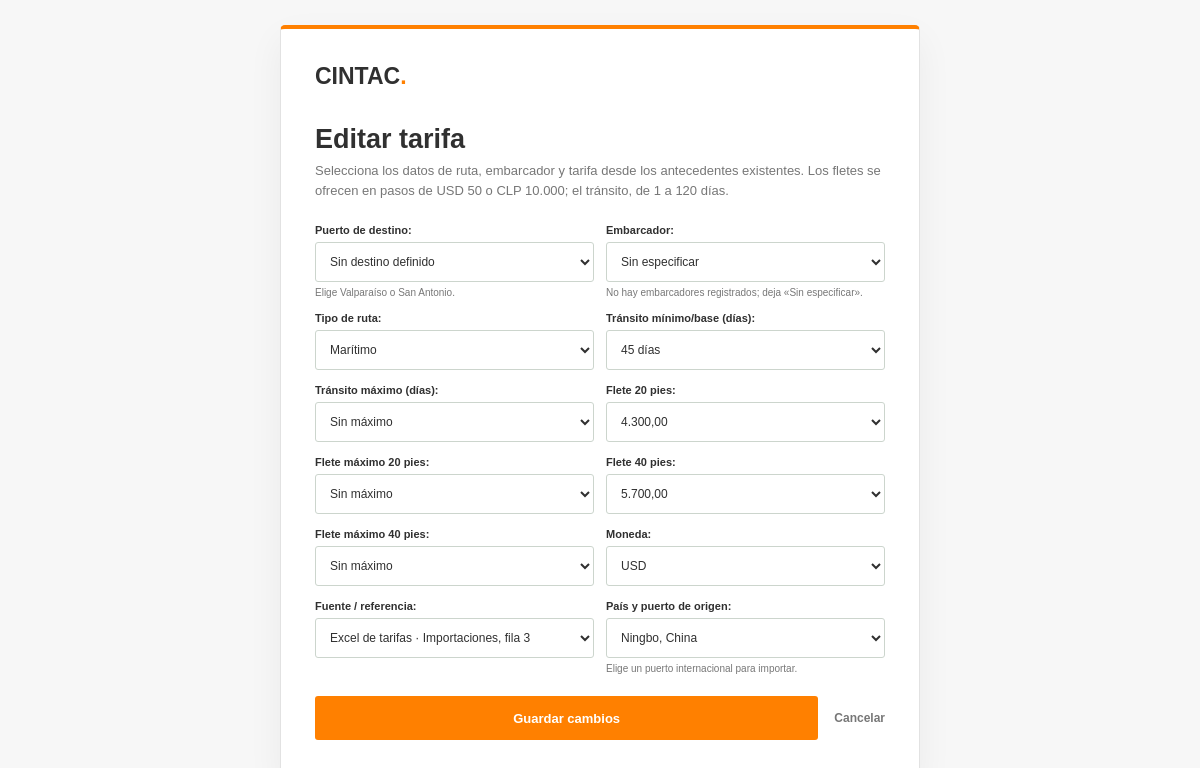
The page /tarifas/2/editar/ (signed in) on the database its author committed.
### cotizador/models.py (models this page shows, shortened)
class FreightRate(models.Model):
    OPERATION_CHOICES = [
        ("import", "Importación"),
    ]
    CURRENCY_CHOICES = [
        ("CLP", "CLP"),
        ("USD", "USD"),
    ]
    route = models.ForeignKey(Route, on_delete=models.CASCADE, related_name="rates")
    operation = models.CharField(max_length=6, choices=OPERATION_CHOICES, default="import")
    destination_port = models.CharField(max_length=120, blank=True)
    carrier = models.CharField(max_length=120, blank=True)
    route_type = models.CharField(max_length=80, blank=True)
    source = models.CharField(max_length=200, blank=True)
    transit_days = models.PositiveIntegerField()
    transit_days_max = models.PositiveIntegerField(null=True, blank=True)
    freight_20 = models.DecimalField(max_digits=14, decimal_places=2)
    freight_20_max = models.DecimalField(max_digits=14, decimal_places=2, null=True, blank=True)
    freight_40 = models.DecimalField(max_digits=14, decimal_places=2)
    freight_40_max = models.DecimalField(max_digits=14, decimal_places=2, null=True, blank=True)
    currency = models.CharField(max_length=3, choices=CURRENCY_CHOICES, default="USD")
    updated_at = models.DateTimeField(auto_now=True)
    class Meta:
        ordering = ["route__country", "route__origin_port", "destination_port", "carrier"]
        constraints = [
            models.UniqueConstraint(
                fields=["route", "operation", "destination_port", "carrier"],
                name="unique_route_destination_carrier",
            ),
            models.CheckConstraint(
                condition=models.Q(operation="import"),
                name="freightrate_import_only",
            ),
            models.CheckConstraint(condition=models.Q(freight_20__gte=0), name="freight_20_non_negative"),
            models.CheckConstraint(condition=models.Q(freight_40__gte=0), name="freight_40_non_negative"),
            models.CheckConstraint(
                condition=models.Q(freight_20_max__isnull=True) | models.Q(freight_20_max__gte=models.F("freight_20")),
                name="freight_20_max_gte_min",
            ),
            models.CheckConstraint(
                condition=models.Q(freight_40_max__isnull=True) | models.Q(freight_40_max__gte=models.F("freight_40")),
                name="freight_40_max_gte_min",
            ),
            models.CheckConstraint(
                condition=models.Q(transit_days_max__isnull=True) | models.Q(transit_days_max__gte=models.F("transit_days")),
                name="transit_days_max_gte_min",
            ),
        ]

### cotizador/views.py (the view)
# urls.py: path('tarifas/<int:rate_id>/editar/', rate_edit, name='rate_edit'),
@never_cache
@tariff_admin_required
def rate_edit(request, rate_id):
    rate = get_object_or_404(FreightRate.objects.select_related("route"), pk=rate_id)
    if request.method == "POST":
        form = FreightRateEntryForm(request.POST, instance=rate)
        if form.is_valid():
            try:
                with transaction.atomic():
                    updated_rate = form.save(commit=False)
                    updated_rate.route = _route_from_choice(form.cleaned_data["origin_route"])
                    updated_rate.save()
            except IntegrityError:
                form.add_error(
                    None,
                    "Ya existe una tarifa para esta ruta, operación, destino y embarcador.",
                )
            else:
                messages.success(
                    request,
                    "Tarifa de importación actualizada correctamente.",
                )
                return redirect("rates")
    else:
        form = FreightRateEntryForm(instance=rate)
    return render(
        request,
        "cotizador/rate_form.html",
        {"form": form, "editing": True, "rate": rate},
    )

### cotizador/forms.py (called while the page is built)
    def _configure_route_choices(self):
        routes = list(
            Route.objects.filter(rates__operation="import")
            .exclude(country="Chile")
            .distinct()
        )
        routes.sort(key=lambda route: (route.country, route.origin_port))
        choices = [
            (
                f"route:{route.pk}",
                f"{route.origin_port}, {route.country}",
            )
            for route in routes
        ]
        self.fields["origin_route"].choices = choices
        self.fields["origin_route"].widget.choices = choices
        if self.instance.pk:
            self.initial["origin_route"] = f"route:{self.instance.route_id}"
        elif choices:
            self.initial["origin_route"] = choices[0][0]

    def _configure_destination_choices(self):
        destinations = [("", "Sin destino definido")]
        destinations.extend((port, f"{port}, Chile") for port in DESTINATIONS)
        self.fields["destination_port"].widget = forms.Select()
        self.fields["destination_port"].choices = destinations
        self.fields["destination_port"].widget.choices = destinations
        self.fields["destination_port"].help_text = "Elige Valparaíso o San Antonio."

    @staticmethod
    def _source_label(source):
        if source == MANUAL_SOURCE:
            return source
        match = re.search(r"Importaciones!A(\d+):H\d+", source)
        if match:
            return f"Excel de tarifas · Importaciones, fila {match.group(1)}"
        return source

### cotizador/permissions.py (called while the page is built)
def is_tariff_admin(user):
    return user.is_authenticated and (
        user.is_superuser or user.groups.filter(name=TARIFF_ADMIN_GROUP).exists()
    )

def tariff_admin_required(view):
    @wraps(view)
    @login_required
    def wrapped(request, *args, **kwargs):
        if not is_tariff_admin(request.user):
            raise PermissionDenied
        return view(request, *args, **kwargs)
    return wrapped

### cotizador/services.py (called while the page is built)
def format_amount(amount, currency=None):
    if currency == "CLP":
        amount = Decimal(amount).quantize(Decimal("1"), rounding=ROUND_HALF_UP)
        formatted = f"{amount:,.0f}"
    else:
        formatted = f"{Decimal(amount):,.2f}"
    return formatted.translate(str.maketrans({",": ".", ".": ","}))

### cotizador/templates/cotizador/rate_form.html (shortened to what this page needs)
{% load static %}
<!doctype html>
<html lang="es">
<head>
  <link rel="stylesheet" href="{% static 'cotizador/app.css' %}">
</head>
<body class="login-page">
  <main class="login-card rate-entry-card">
    <a class="login-brand" href="{% url 'rates' %}" aria-label="Volver a tarifas">CINTAC<span>.</span></a>
    <h1>{% if editing %}Editar tarifa{% else %}Cargar tarifa{% endif %}</h1>
    <p class="login-description">Selecciona los datos de ruta, embarcador y tarifa desde los antecedentes existentes. Los fletes se ofrecen en pasos de USD 50 o CLP 10.000; el tránsito, de 1 a 120 días.</p>
    <form method="post" class="rate-entry-form">
      {% for field in form %}
        <div class="rate-entry-field">
          {{ field.label_tag }}
          {{ field }}
          {% if field.help_text %}<small>{{ field.help_text }}</small>{% endif %}
        </div>
      {% endfor %}
      <div class="rate-entry-actions">
        <button class="login-button" type="submit">{% if editing %}Guardar cambios{% else %}Guardar tarifa{% endif %}</button>
        <a href="{% url 'rates' %}">Cancelar</a>
      </div>
    </form>
  </main>
</body>
</html>

### cotizador/static/cotizador/app.css (style rules this page uses)
:root { color-scheme: light; --ink: #303030; --muted: #777777; --line: #e2e2e2; --paper: #ffffff; --white: #fff; --orange: #ff8000; --orange-deep: #e96f00; --green: #ff8000; --green-soft: #fff1df; --shadow: 0 14px 36px rgba(40, 40, 40, .055); }
* { box-sizing: border-box; }
body { margin: 0; color: var(--ink); background: var(--paper); font-family: Arial, "Helvetica Neue", sans-serif; }
button, input, select { font: inherit; }
.login-page { min-height: 100vh; display: grid; place-items: center; padding: 24px; background: #f7f7f7; }
.login-card { width: min(420px, 100%); padding: 34px; border: 1px solid var(--line); border-top: 4px solid var(--orange); border-radius: 5px; background: var(--white); box-shadow: var(--shadow); }
.login-brand { display: inline-block; margin-bottom: 28px; color: var(--ink); text-decoration: none; font-size: 23px; font-weight: 900; }
.login-brand span { color: var(--orange); }
.login-card h1 { margin-bottom: 8px; font-size: 27px; }
.login-description { margin-bottom: 24px; color: var(--muted); font-size: 13px; line-height: 1.5; }
.login-button { min-height: 44px; border: 0; border-radius: 3px; color: white; background: var(--orange); cursor: pointer; font-size: 13px; font-weight: 900; }
.rate-entry-card { width: min(640px, 100%); }
.rate-entry-form { display: grid; grid-template-columns: repeat(2, minmax(0, 1fr)); gap: 14px 12px; }
.rate-entry-field { min-width: 0; }
.rate-entry-field label { display: block; margin-bottom: 6px; font-size: 11px; font-weight: 900; }
.rate-entry-field input, .rate-entry-field select { width: 100%; min-height: 40px; padding: 8px 10px; border: 1px solid #ccd5cd; border-radius: 3px; color: var(--ink); background: white; font-size: 12px; }
.rate-entry-field small { display: block; margin-top: 5px; color: var(--muted); font-size: 10px; }
.rate-entry-actions { grid-column: 1 / -1; display: flex; align-items: center; gap: 16px; margin-top: 8px; }
.rate-entry-actions .login-button { flex: 1; }
.rate-entry-actions a { color: var(--muted); font-size: 12px; font-weight: 800; text-decoration: none; }
h1, h2, p { margin-top: 0; }
h1 { margin: 8px 0 5px; font-family: Arial, "Helvetica Neue", sans-serif; font-size: clamp(34px, 4vw, 46px); font-weight: 800; line-height: 1.03; }
body { background: #f7f7f6; }

### rows shown on the page
FreightRate: form "Sin destino definido" "Sin especificar" "Marítimo" "45 días" "Sin máximo" "4.300,00" "Sin máximo" "5.700,00" "Sin máximo" "USD" "Excel de tarifas · Importaciones, fila 3"

### other values the page prints
{{ field.label_tag }} "Puerto de destino:" "Embarcador:" "Tipo de ruta:" "Tránsito mínimo/base (días):" "Tránsito máximo (días):" "Flete 20 pies:" "Flete máximo 20 pies:" "Flete 40 pies:" "Flete máximo 40 pies:" "Moneda:" "Fuente / referencia:" "País y puerto de origen:"
{{ field.help_text }} "Elige Valparaíso o San Antonio." "No hay embarcadores registrados; deja «Sin especificar»." "Elige un puerto internacional para importar."
